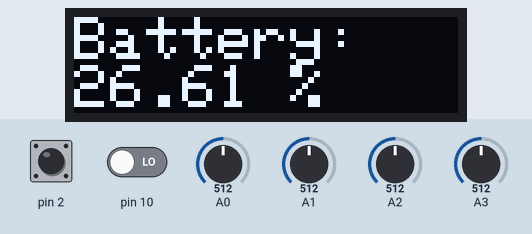
A sketch run on a simulated Arduino Uno, built with avr-gcc and run on an emulated ATmega328P. Shown: 128×32 one-colour display. The inputs (shaded band) are chosen by the test bench; at power-on: pin 2 HIGH, pin 10 LOW, A0 = 512, A1 = 512, A2 = 512, A3 = 512. The display library's start-up logo is not drawn; no radio packets arrive unless stated.

Above: at 1.1 s.

The sketch:

NRF24_6CH_Radio_Controller_v2.ino
```cpp
/*A basic 6 channel transmitter using the nRF24L01 module.*/
/* Like, share and subscribe, ELECTRONOOBS */
/* http://www.youtube/c/electronoobs */

/* First we include the libraries. Download it from
   my webpage if you donw have the NRF24 library */

#include <SPI.h>
#include <nRF24L01.h>             //Downlaod it here: https://www.electronoobs.com/eng_arduino_NRF24_lib.php
#include <RF24.h>
#include <SPI.h>
#include <Wire.h>
#include <Adafruit_GFX.h>
#include <Adafruit_SSD1306.h>

#define SCREEN_WIDTH 128 // OLED display width, in pixels
#define SCREEN_HEIGHT 32 // OLED display height, in pixels

#define OLED_RESET     3 // Reset pin # (or -1 if sharing Arduino reset pin)
#define SCREEN_ADDRESS 0x3C ///< See datasheet for Address; 0x3D for 128x64, 0x3C for 128x32
Adafruit_SSD1306 display(SCREEN_WIDTH, SCREEN_HEIGHT, &Wire, OLED_RESET);
/*Create a unique pipe out. The receiver has to
  wear the same unique code*/

const uint64_t pipeOut = 0xE8E8F0F0E1LL; //IMPORTANT: The same as in the receiver!!!
const uint64_t pipeIn = 0xE8E8F0F1E1LL;

RF24 radio(8,7); // select  CE and CSN  pins

// The sizeof this struct should not exceed 32 bytes
// This gives us up to 32 8 bits channals
struct MyData {
  byte throttle;
  byte yaw;
  byte pitch;
  byte roll;
  byte AUX1;
  byte AUX2;
};
struct RF24Ack{
  int bat; //battery voltage
};

MyData data;
RF24Ack ack;

void resetData()
{
  //This are the start values of each channal
  // Throttle is 0 in order to stop the motors
  //127 is the middle value of the 10ADC.

  data.throttle = 0;
  data.yaw = 127;
  data.pitch = 127;
  data.roll = 127;
  data.AUX1 = 0;
  data.AUX2 = 0;
}
void resetAck(){
  ack.bat = 188;
}
void setup()
{
  Serial.begin(9600);

  //Start everything up
  if(!display.begin(SSD1306_SWITCHCAPVCC, SCREEN_ADDRESS)) {
    Serial.println(F("SSD1306 allocation failed"));
    for(;;); // Don't proceed, loop forever
  }
  radio.begin();
  radio.setAutoAck(false);
  radio.setDataRate(RF24_250KBPS);
  radio.openWritingPipe(pipeOut);
  radio.openReadingPipe(1, pipeIn);
  resetData();
  resetAck();
  pinMode(2,INPUT);
  digitalWrite(2,HIGH);
  //pinMode(5,OUTPUT);
  //digitalWrite(5,HIGH);
  display.display();
  delay(1000);
  display.clearDisplay();
}

/**************************************************/

// Returns a corrected value for a joystick position that takes into account
// the values of the outer extents and the middle of the joystick range.
int mapJoystickValues(int val, int lower, int middle, int upper, bool reverse)
{
  val = constrain(val, lower, upper);
  if ( val < middle )
    val = map(val, lower, middle, 0, 128);
  else
    val = map(val, middle, upper, 128, 255);
  return ( reverse ? 255 - val : val );
}

void loop()
{
  radio.stopListening();
  // The calibration numbers used here should be measured
  // for your joysticks till they send the correct values.
  data.throttle = mapJoystickValues( analogRead(A0),  0, 505, 980, true ); //play with these values so that you get 0,128,255 values from the joystick
  data.yaw      = mapJoystickValues( analogRead(A1),  0, 523, 980, true ); //analogRead(A0)*5/3.3 if u use a 5v processor
  data.pitch    = mapJoystickValues( analogRead(A2),  0, 517, 980, true );
  data.roll     = mapJoystickValues( analogRead(A3),  0, 502, 980, true );
  data.AUX1     = digitalRead(10);
  data.AUX2     = digitalRead(2);

//  Serial.print( data.throttle);
//  Serial.print(',');
//  Serial.print( data.yaw);
//  Serial.print(',');
//  Serial.print( data.pitch);
//  Serial.print(',');
//  Serial.println( data.roll);
//  Serial.print(',');
//  Serial.print( data.AUX1);
//  Serial.print(',');
//  Serial.println( data.AUX2);

  radio.write(&data, sizeof(MyData));

  //reading from drone
  float battery;
  radio.startListening();
  if(radio.available()){
    radio.read(&ack, sizeof(RF24Ack));
  }
//  if(ack.bat<255){
//    ack.bat+=1;
//  }
  battery = (ack.bat*5.0/255);             //from analog to voltage
  battery = 100*(battery-3.5)/(4.2-3.5); //4.2-3.5 volt
  //print to screen the battery message
  display.setTextSize(2);
  display.setTextColor(SSD1306_WHITE);
  display.println(F("Battery:"));
  display.print(battery);
  display.println(F(" %"));
  display.display();
//  delay(50);


}
```
